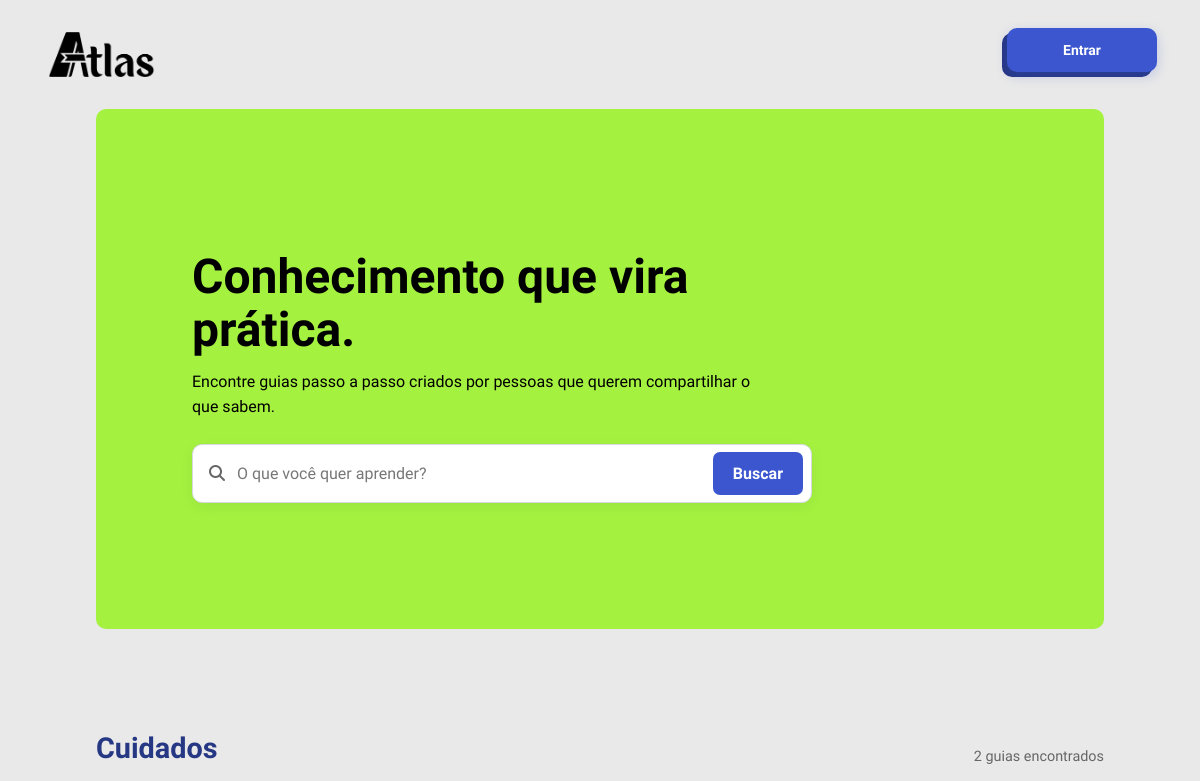
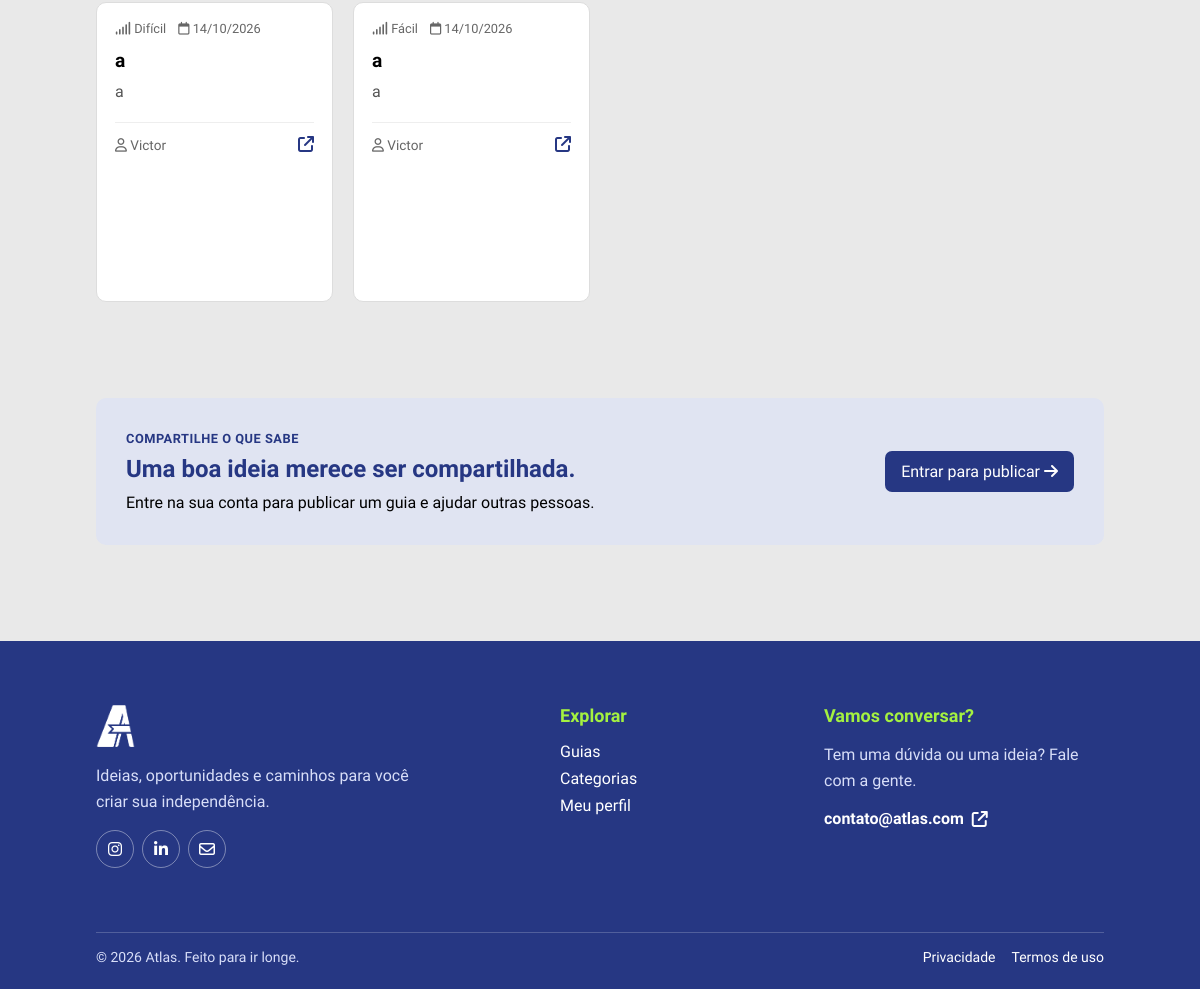
The app's page /guias_Cuidados.php with its own data (2 pictures, top to bottom).
### tables this page shows
CREATE TABLE `guia` (
  `id_guia` int(11) NOT NULL,
  `id_usuario` int(11) NOT NULL,
  `titulo` varchar(200) NOT NULL,
  `descricao` text NOT NULL,
  `categoria` enum('Automóveis','Casa','Compras','Cuidados','Culinária','Educação','Finanças','Jardinagem','Limpeza','Manuntenção','Moda','Saúde','Trabalho','Transporte','Tecnologia') NOT NULL,
  `dificuldade` enum('Fácil','Médio','Difícil') NOT NULL,
  `capa` mediumblob NOT NULL,
  `video` text NOT NULL,
  `data_criacao` date NOT NULL DEFAULT current_timestamp(),
  `data_atualizacao` datetime DEFAULT NULL
);

CREATE TABLE `usuario` (
  `id_usuario` int(11) NOT NULL,
  `foto` blob DEFAULT NULL,
  `nome` varchar(100) NOT NULL,
  `email` varchar(150) NOT NULL,
  `senha` varchar(255) NOT NULL,
  `preferencia` enum('Automóveis','Casa','Compras','Cuidados','Culinária','Educação','Finanças','Jardinagem','Limpeza','Manutenção','Moda','Saúde','Tecnologia','Trabalho','Transporte') NOT NULL,
  `nivel` enum('1','2','3','') NOT NULL DEFAULT '3',
  `estado` enum('ativo','inativo','','') NOT NULL DEFAULT 'ativo',
  `data_criacao` datetime NOT NULL DEFAULT current_timestamp()
);

### guias_Cuidados.php (the view, shortened to what this page needs)
<?php
require_once __DIR__ . '/conexao.php';
$busca = $_GET['busca'] ?? '';
$pagina = max(1, (int)($_GET['pagina'] ?? 1));
$porPagina = 9;
$inicio = ($pagina - 1) * $porPagina;
if (isset($_POST['busca'])) {
    $sql = "SELECT COUNT(*) AS total FROM guia
        WHERE titulo LIKE '%$busca%' OR descricao LIKE '%$busca%'";
    $resultadoTotal = $conn->query($sql);
    $total = mysqli_fetch_assoc($resultadoTotal)['total'];
} else {
    $sql = "SELECT COUNT(*) AS total FROM guia
        WHERE categoria = 'Cuidados'";
    $resultadoTotal = $conn->query($sql);
    $total = mysqli_fetch_assoc($resultadoTotal)['total'];
}
if (isset($_POST['busca'])) {
    $sql = "SELECT g.id_guia, g.titulo, g.descricao, g.categoria, g.dificuldade,
               g.data_criacao, u.nome AS autor
        FROM guia g
        LEFT JOIN usuario u ON u.id_usuario = g.id_usuario
        WHERE g.titulo LIKE '%$busca%' OR g.descricao LIKE '%$busca%'
        ORDER BY g.data_criacao DESC
        LIMIT $porPagina OFFSET $inicio";
    $resultado = $conn->query($sql);
} else {
    $sql = "SELECT g.id_guia, g.titulo, g.descricao, g.categoria, g.dificuldade,
               g.data_criacao, u.nome AS autor
        FROM guia g
        LEFT JOIN usuario u ON u.id_usuario = g.id_usuario
        WHERE g.categoria = 'Cuidados'
        ORDER BY g.data_criacao DESC
        LIMIT $porPagina OFFSET $inicio";
    $resultado = $conn->query($sql);
}
function h($valor): string
{
    return htmlspecialchars((string)$valor, ENT_QUOTES, 'UTF-8');
}
?>
<!DOCTYPE html>
<html lang="pt-br">
<head>
    <link rel="stylesheet" href="https://cdnjs.cloudflare.com/ajax/libs/font-awesome/6.4.0/css/all.min.css">
    <link rel="stylesheet" href="css/guias.css">
</head>
<body>
    <header>
        <a class="logo" href="index.php"><img src="imgs_website/logotipoatlas.png"></a>
        <nav class="nav-btns">
            <?php if (isset($_SESSION['id'])): ?>
                <div class="perfil" id="perfil">
                    <p>
                        <img class="foto" src="imgs_perfil/<?= !empty($_SESSION['foto']) ? htmlspecialchars($_SESSION['foto']) : 'foto_padrao.png' ?>">
                        Olá, <?= $_SESSION['nome'] ?>
                    </p>
                    <i class="fa-solid fa-caret-up" id="seta"></i>
                    <div class="perfil-options" id="perfil-options">
                        <a class="perfil-option meu-perfil" id="perfil-option" href="meu_perfil.php">Meu Perfil</a>
                        <a class="perfil-option config" id="perfil-option" href="configuracoes.php">Configurações</a>
                        <a class="perfil-option sair" id="perfil-option" href="sair.php">Sair</a>
                        <?php if (isset($_SESSION['id']) && $_SESSION['nivel'] == 1): ?>
                            <a class="perfil-option admin" id="perfil-option" href="admin.php">Painel do Administrador</a>
                        <?php endif; ?>
                    </div>
                </div>
            <?php else: ?>
                <button class="entrar" onclick="window.location.href='login.php'"></button>
            <?php endif; ?>
        </nav>
    </header>
    <main class="pagina-guias">
        <section class="hero-guias">
            <div class="hero-conteudo">
                <h1>Conhecimento que vira prática.</h1>
                <p>Encontre guias passo a passo criados por pessoas que querem compartilhar o que sabem.</p>
                <form class="busca-guias" action="guias.php" method="get">
                    <i class="fa-solid fa-magnifying-glass"></i>
                    <input type="search" name="busca" value="<?= h($busca) ?>" placeholder="O que você quer aprender?" aria-label="Buscar guias">
                    <button type="submit">Buscar</button>
                </form>
            </div>
        </section>
        <section class="resultados-guias">
            <div class="titulo-secao titulo-resultados">
                <div>
                    <h2>Cuidados</h2>
                </div>
                <span class="contador-guias"><?= $total ?> <?= $total === 1 ? 'guia encontrado' : 'guias encontrados' ?></span>
            </div>
            <?php if ($total === 0): ?>
                <div class="estado-vazio">
                    <i class="fa-regular fa-folder-open"></i>
                    <h3>Nenhum guia encontrado</h3>
                    <p>Tente buscar por outro termo.</p>
                    <a href="guias.php">Limpar filtros</a>
                </div>
            <?php else: ?>
                <div class="grade-guias">
                    <?php while ($guia = $resultado->fetch_assoc()): ?>
                        <a class="cartao-guia" href="guia.php?id=<?= (int)$guia['id_guia'] ?>">
                            <div class="conteudo-cartao">
                                <div class="metadados-cartao">
                                    <span><i class="fa-solid fa-signal"></i> <?= h($guia['dificuldade']) ?></span>
                                    <span><i class="fa-regular fa-calendar"></i> <?= h(date('d/m/Y', strtotime($guia['data_criacao']))) ?></span>
                                </div>
                                <h3><?= h($guia['titulo']) ?></h3>
                                <p><?= h(mb_strimwidth(trim($guia['descricao']), 0, 118, '…', 'UTF-8')) ?></p>
                                <div class="rodape-cartao">
                                    <span class="autor-guia"><i class="fa-regular fa-user"></i> <?= h($guia['autor'] ?: 'Comunidade ATLAS') ?></span>
                                    <span class="abrir-guia" aria-label="Abrir guia"><i class="fa-solid fa-arrow-up-right-from-square"></i></span>
                                </div>
                            </div>
                        </a>
                    <?php endwhile; ?>
                </div>
            <?php endif; ?>
        </section>
        <?php if (!isset($_SESSION['id'])): ?>
            <section class="convite-criar">
                <div><span class="sobretitulo">COMPARTILHE O QUE SABE</span>
                    <h2>Uma boa ideia merece ser compartilhada.</h2>
                    <p>Entre na sua conta para publicar um guia e ajudar outras pessoas.</p>
                </div>
                <a href="login.php">Entrar para publicar <i class="fa-solid fa-arrow-right"></i></a>
            </section>
        <?php endif; ?>
    </main>
    <footer>
        <div class="footer-content">
            <div class="footer-brand">
                <a class="footer-logo" href="index.php" aria-label="Voltar para o início"><img src="imgs_website/logoatlas.png" alt="ATLAS"></a>
                <p>Ideias, oportunidades e caminhos para você criar sua independência.</p>
                <div class="footer-socials" aria-label="Redes sociais">
                    <a href="#" aria-label="Instagram"><i class="fa-brands fa-instagram"></i></a>
                    <a href="#" aria-label="LinkedIn"><i class="fa-brands fa-linkedin-in"></i></a>
                    <a href="mailto:contato@atlas.com" aria-label="Enviar e-mail"><i class="fa-regular fa-envelope"></i></a>
                </div>
            </div>
            <div class="footer-section">
                <h3>Explorar</h3><a href="guias.php">Guias</a><a href="guias.php">Categorias</a><a href="meu_perfil.php">Meu perfil</a>
            </div>
            <div class="footer-section footer-contact">
                <h3>Vamos conversar?</h3>
                <p>Tem uma dúvida ou uma ideia? Fale com a gente.</p><a href="mailto:contato@atlas.com">contato@atlas.com <i class="fa-solid fa-arrow-up-right-from-square"></i></a>
            </div>
        </div>
        <div class="footer-bottom">
            <p>&copy; <?= date('Y') ?> Atlas. Feito para ir longe.</p>
            <div><a href="#">Privacidade</a><a href="#">Termos de uso</a></div>
        </div>
    </footer>
</body>
</html>

### css/guias.css (style rules this page uses)
a { text-decoration: none; }
.hero-guias { display: flex; flex-direction: row; align-items: center; justify-content: flex-start; min-height: 520px; margin: 0 var(--space-7); padding: var(--space-7) var(--space-7); background-color: var(--color-accent); border-radius: var(--radius-md); }
.hero-conteudo { max-width: 650px; }
.sobretitulo { color: var(--color-primary, #263783); font-size: .8rem; font-weight: 700; letter-spacing: .04em; }
.hero-guias h1 { margin: 16px 0 12px; color: #000; font-size: clamp(2rem, 4vw, 3.4rem); line-height: 1.1; }
.hero-guias p { max-width: 560px; margin: 0; line-height: 1.6; }
.explorar-guias, .resultados-guias { margin: var(--space-7) var(--space-7); }
.titulo-secao { display: flex; align-items: end; justify-content: space-between; gap: 18px; margin-bottom: 18px; }
.titulo-secao h2 { margin: 6px 0 0; color: var(--color-primary, #263783); font-size: 1.8rem; }
.contador-guias { color: #666; font-size: .9rem; }
.grade-guias { display: grid; grid-template-columns: repeat(4, minmax(0, 1fr)); gap: 20px; }
.cartao-guia { display: flex; flex-direction: column; overflow: hidden; border: 1px solid #ddd; border-radius: 10px; min-height: 300px; background: #fff; color: inherit; transition: transform .2s, box-shadow .2s; }
.conteudo-cartao { display: flex; flex: 1; flex-direction: column; padding: 18px; }
.metadados-cartao { display: flex; flex-wrap: wrap; gap: 12px; color: #666; font-size: .8rem; }
.conteudo-cartao h3 { margin: 13px 0 8px; font-size: 1.2rem; }
.conteudo-cartao>p { margin: 0; color: #555; line-height: 1.5; }
.rodape-cartao { display: flex; align-items: center; justify-content: space-between; gap: 12px; margin-top: 18px; padding-top: 12px; border-top: 1px solid #eee; }
.autor-guia { color: #666; font-size: .85rem; }
.abrir-guia { color: var(--color-primary, #263783); }
.estado-vazio a, .convite-criar>a { display: inline-block; padding: 11px 16px; border-radius: 7px; background: var(--color-primary, #263783); color: #fff; }
.convite-criar { display: flex; align-items: center; justify-content: space-between; gap: 24px; margin: var(--space-7); margin-bottom: 0; padding: 30px; border-radius: 10px; background: #e0e4f2; }
.convite-criar h2 { margin: 8px 0; color: var(--color-primary); }
.convite-criar p { margin-bottom: 0; line-height: 1.5; }
.busca-guias { display: flex; align-items: center; gap: 12px; width: 100%; max-width: 620px; margin-top: 24px; padding: 7px 8px 7px 16px; border: 1px solid #d5d8df; border-radius: 10px; background: #fff; box-shadow: 0 4px 14px #0000000d; }
.busca-guias>i { flex-shrink: 0; color: #666; font-size: 1rem; }
.busca-guias input { flex: 1; width: 100%; min-width: 0; padding: 12px 0; border: 0; outline: none; background: transparent; color: #222; font: inherit; }
.busca-guias input::placeholder { color: #777; }
.busca-guias button { flex-shrink: 0; padding: 12px 20px; border: 0; border-radius: 7px; background-color: var(--color-primary-light); color: #fff; font: inherit; font-weight: 600; cursor: pointer; transition: background-color .2s; }

### css/header.css (style rules this page uses)
header { display: flex; align-items: center; justify-content: space-between; gap: var(--space-6); width: 100%; padding: var(--space-4) var(--space-5); background-color: var(--color-bg); }
.logo { display: flex; align-items: center; justify-content: flex-start; height: 100%; max-width: 100px; }
.logo img { display: block; width: auto; height: 45px; cursor: pointer; }
a { text-decoration: none; }
.nav-btns { display: flex; align-items: center; width: fit-content; height: 100%; gap: var(--space-3); }
.entrar { position: relative; display: flex; align-items: center; justify-content: center; width: 150px; height: 44px; border: none; border-radius: var(--radius-md); background-color: var(--color-primary); color: var(--color-text-inverse); font-size: 14px; cursor: pointer; font-style: 'Google Sans', sans-serif; }
.entrar::before { content: 'Entrar'; position: absolute; inset: 0; display: flex; align-items: center; justify-content: center; border-radius: var(--radius-md); background-color: var(--color-primary-light); box-shadow: 0 4px 12px rgba(59, 86, 207, 0.25); color: var(--color-text-inverse); font-size: 14px; font-weight: 600; white-space: nowrap; translate: 5px -5px; transition: translate var(--transition-fast), box-shadow var(--transition-fast); font-family: 'Google Sans'; }

### records on screen
guia: dificuldade "Difícil", data_criacao "14/10/2026", titulo "a", descricao "a", id_usuario.nome "Victor"
guia: dificuldade "Fácil", data_criacao "14/10/2026", titulo "a", descricao "a", id_usuario.nome "Victor"

### other values on screen
$total "2"
